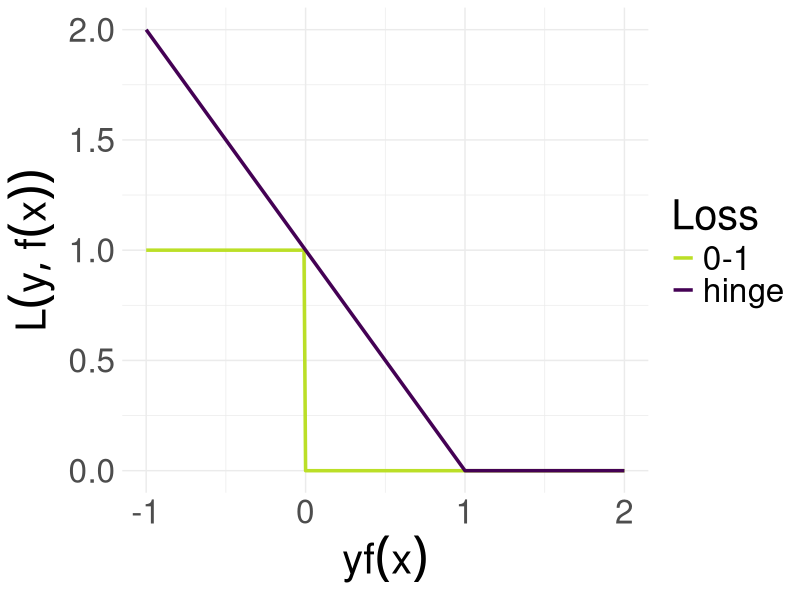

This figure's R source: (Note: this script raises an error after producing the figure.)
# ------------------------------------------------------------------------------
# FIG: HINGE LOSS
# ------------------------------------------------------------------------------

library(ggplot2)

# DATA -------------------------------------------------------------------------

x <- seq(-1L, 2L, by = 0.01)
l_01 <- as.numeric(x < 0L)
l_hinge <- ifelse(x < 1L, 1L - x, 0L)
l_hinge_squared <- ifelse(x < 1L, (1L - x)^2, 0L)

df <- tidyr::gather(
  data.frame(x, l_hinge_squared, l_hinge, l_01), 
  "loss", 
  "value", 
  -x)

# PLOTS ------------------------------------------------------------------------

p_1 <- ggplot2::ggplot(
  df[df$loss != "l_hinge_squared", ],
  aes(x = x, y = value, col = loss)) +
  geom_line(size = 1.2) +
  scale_color_viridis_d(
    end = 0.9,
    name = "Loss",
    labels = c("0-1", "hinge"),
    direction = -1L) + 
  xlab(expression(yf(x))) +
  ylab(expression(L(y, f(x)))) +
  theme_minimal() + 
  theme(text = element_text(size = 30L))

ggplot2::ggsave("../figure/plot_loss_hinge.png", p_1, height = 4L, width = 12L)

p_2 <- ggplot2::ggplot(
  df,
  aes(x = x, y = value, col = loss)) +
  geom_line(size = 1.2) +
  scale_color_viridis_d(
    end = 0.9,
    name = "Loss",
    labels = c("0-1", "hinge", "squared hinge"),
    direction = -1L) + 
  xlab(expression(r = yf(x))) +
  ylab(expression(L(y, f(x)))) +
  theme_minimal() + 
  theme(text = element_text(size = 30L))

ggplot2::ggsave(
  "../figure/plot_loss_hinge_squared.png", 
  p_2, 
  height = 6L, 
  width = 12L)
